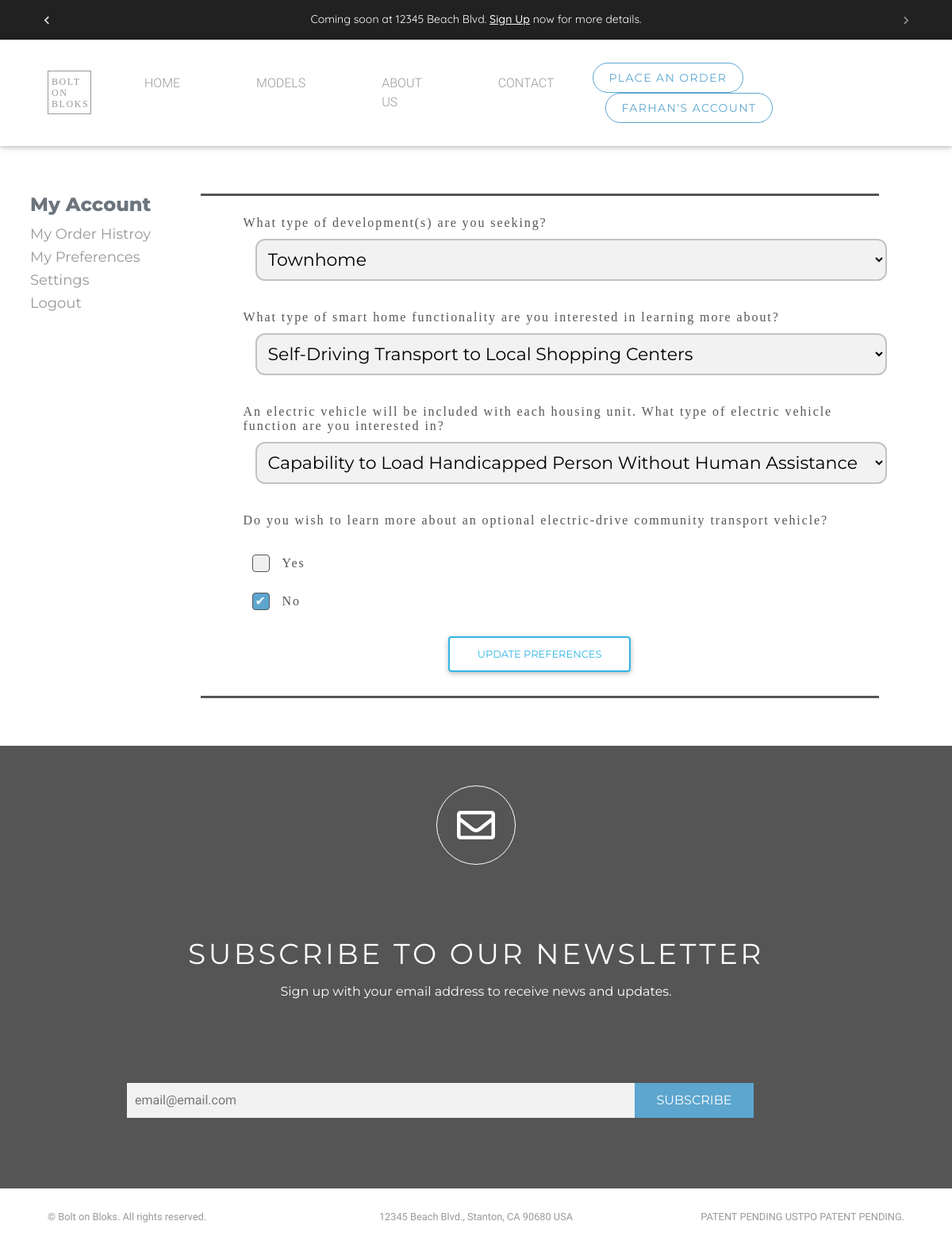
Page /preferences/ (signed in) on the earlier database version.
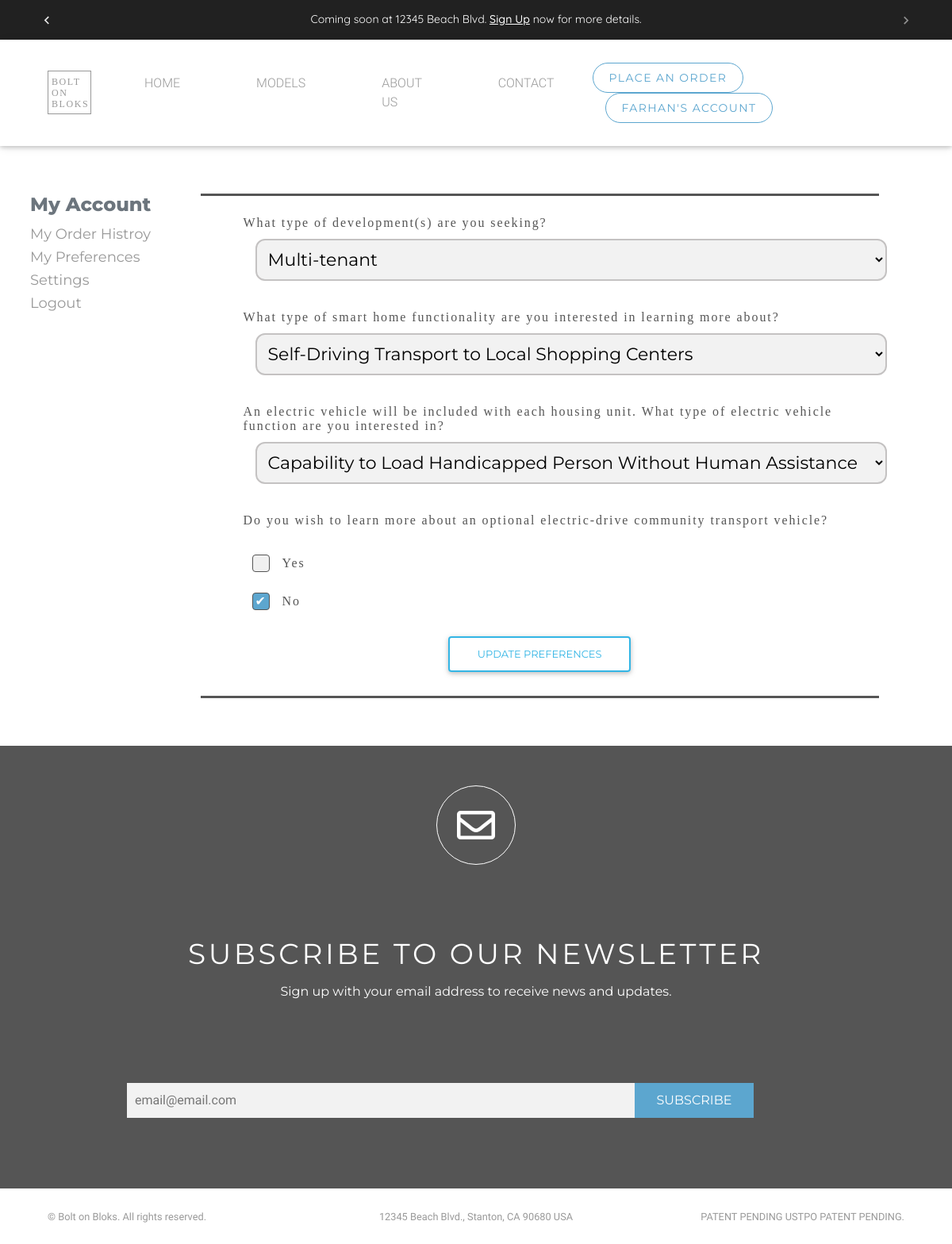
Same page on the later database version.
### users/models.py (models this page shows, shortened)
class User(AbstractUser):
    email = models.EmailField(verbose_name='email address',max_length=255,unique=True)
    username = models.CharField(verbose_name='Username',max_length=255,default=None, blank=True, null= True)
    USERNAME_FIELD = 'email'
    REQUIRED_FIELDS = ['username']

class UserPreferences(models.Model):
    YES_NO_CHOICES = (
        ('yes', 'Yes'),
        ('no', 'No')
    )
    Type_Of_Development = (
        ('select all','Select All'),
        ('Commercial','Commercial'),
        ('Mixed-use','Mixed-use'),
        ('Multi-tenant','Multi-tenant'),
        ('Condominium','Condominium'),
        ('Townhome','Townhome'),
        ('Man Camp','Man Camp'),
        ('Mobile Home Park','Mobile Home Park'),
        ('RV Park','RV Park'),
        ('Park Home (as defined by Housing and Urban Development)','Park Home (as defined by Housing and Urban Development)'),
        ('Other','Other'),
    )
    Type_Of_Smart_Home = (
    ('Automated Home Shopping and Delivery','Automated Home Shopping and Delivery'),
    ('Self-Driving Transport to Local Shopping Centers','Self-Driving Transport to Local Shopping Centers'),
    ('Self-Driving Transport to Local Medical Facilities','Self-Driving Transport to Local Medical Facilities'),
    )
    Type_Of_Electric_Vehicle_Function = (
        ('Standard','Standard'),
        ('Capability to Load Handicapped Person Without Human Assistance','Capability to Load Handicapped Person Without Human Assistance'),
    )
    user_obj = models.ForeignKey(SpecUser, on_delete=models.CASCADE)
    type_of_development = MultiSelectField("What type of development(s) are you seeking?",choices=Type_Of_Development, max_length=300)
    other_type_of_development = models.CharField(max_length=300, verbose_name="Other", blank=True, null=True)
    type_of_smart_home = MultiSelectField("What type of smart home functionality are you interested in learning more about? ",choices=Type_Of_Smart_Home, max_length=300)
    type_of_electric_vehicle_function = MultiSelectField("An electric vehicle will be included with each housing unit. What type of electric vehicle function are you interested in?",choices=Type_Of_Electric_Vehicle_Function, max_length=300)
    learn_about_electric_drive = models.CharField("Do you wish to learn more about an optional electric-drive community transport vehicle?",choices=YES_NO_CHOICES, max_length=100)
    class Meta:
        verbose_name = 'UserPreference'
        verbose_name_plural = 'UserPreferences'

### users/views.py (the view)
# urls.py: path('preferences/', update_preferences, name="my-pref"),
@login_required()
def update_preferences(request):
    form = UserPreferencesForm(request.POST or None, instance=UserPreferences.objects.get(user_obj=request.user))
    if form.is_valid():
        form.save()
        return redirect('my-pref')
    return render(request, "users/user_preference.html", {"form": form})

### users/forms.py
class EmailListForm(forms.ModelForm):
    class Meta:
        model = EmailList
        fields = ['email']
    def __init__(self, *args, **kwargs):
        super(EmailListForm, self).__init__(*args, **kwargs)
        self.fields['email'].widget.attrs.update({
            'placeholder': 'email@email.com',
            "class":"news-input",
        })

class UserPreferencesForm(forms.ModelForm):
    class Meta:
        model = UserPreferences
        fields = ("type_of_development","other_type_of_development","type_of_smart_home","type_of_electric_vehicle_function","learn_about_electric_drive",)
        widgets = {
            'learn_about_electric_drive' : forms.RadioSelect(),}

### users/context_processor.py (called while the page is built)
def email_form(request):
    form = EmailListForm()
    return {"subscribe_form":form}

### users/templates/users/user_preference.html (shortened to what this page needs)
{% extends "users/base.html" %}
{% load crispy_forms_tags %}
{% load static %}
{% block custom_css %}
      <link type="text/css" rel="stylesheet" href="{% static 'users/custom/sign_up.css' %}" />
{% endblock %}
{% block content%}
<div class="container custom_font2">
    <div class="row">
      {% include 'signup/side_nav.html' %}
       <div class="col-md-9 col-sm-12 bg-white top_border bottom_border m-auto p-0">
         <form method="POST" class="checkbox-containers custom_input ml-0 mr-0" >
          {% for field in form %}
             {% if field == form.learn_about_electric_drive %}
                <div id="div_id_{{field.name}}" class="ml-4 radio_ul checkbox-container" style="display: block;">
                    <label class="label" style="margin-left: -10px;" for="{{field.id_for_label}}">{{field.label}}</label>
                    {{field}}
                </div>
             {% elif field == form.type_of_electric_vehicle_function or field == form.type_of_smart_home or field == form.type_of_development%}
                <div id="div_id_{{field.name}}" class="ml-4 check_ul checkbox-container" style="display: block;">
                    <label style="margin-left: -10px;" for="{{field.id_for_label}}" class="label" data-error="wrong"
                        data-success="right">{{field.label}}
                    </label>
                    {{field}}
                </div>
             {% endif %}
          {% endfor %}
            <div class="text-center mb-4">
              <button type="submit" class="btn btn-outline-info rounded">Update Preferences</button>
            </div>
         </form>
      </div>
    </div>
</div>
{% endblock%}

### users/templates/users/base.html (shortened to what this page needs)
{% load static %}
<!DOCTYPE html>
<html lang="en">
<head>
	<link rel="stylesheet" href="https://use.fontawesome.com/releases/v5.7.2/css/all.css"
>
	<link type="text/css" rel="stylesheet" href="{% static 'users/new_custom/vendor/bootstrap/css/bootstrap.min.css' %}" />
	<link type="text/css" rel="stylesheet" href="{% static 'users/new_custom/css/slick.css' %}" />
	<link type="text/css" rel="stylesheet" href="{% static 'users/new_custom/css/slick-theme.css' %}" />
	<link type="text/css" rel="stylesheet" href="{% static 'users/custom/custom.css' %}" />
	<link type="text/css" rel="stylesheet" href="{% static 'users/new_custom/css/custom.css' %}" />
	<link type="text/css" rel="stylesheet" href="{% static 'users/new_custom/css/style.css' %}" />
	<link type="text/css" rel="stylesheet" href="{% static 'users/fonts/stylesheet.css' %}" />
   {% block custom_css %}
   {% endblock %}
	<link href="{% static 'MBD/css/mdb.min.css' %}" rel="stylesheet">
</head>
<body>
	<div class="container-fluid bg-dark">
		<div class="row">
			<div class="col-md-12 col-sm-12 add-bar">
				<div id="carouselExampleControls" class="carousel slide" data-ride="carousel">
					<div class="carousel-inner quicksand-font">
						  <div class="carousel-item active">
								<p class="top-add">Coming soon at 12345 Beach Blvd. <a href="#id_subscribe">Sign Up</a> now for more details. </p>
						  </div>
					</div>
						<a id="add-bar-control-prev" class="carousel-control-prev" href="#carouselExampleControls" role="button" data-slide="prev">
						  <span id="#add-bar-control-prev-icon" class="carousel-control-prev-icon" aria-hidden="true"></span>
						</a>
						<a id="add-bar-control-next" class="carousel-control-next" href="#carouselExampleControls" role="button" data-slide="next">
						  <span id="#add-bar-control-next-icon" class="carousel-control-next-icon" aria-hidden="true"></span>
						</a>
				</div>
			</div>
		</div>
	</div>
  <nav class="navbar navbar-expand-lg navbar-dark navbar-custom">
    <div class="container-fluid">
      <a class="navbar-brand" href="#">BOLT ON BLOKS</a>
      <div class="collapse navbar-collapse" id="navbarResponsive">
        <ul class="navbar-nav mr-auto">
          <li class="nav-item active">
            <a class="nav-link" href="{% url 'home' %}">HOME</a>
          </li>
          <li class="nav-item">
            <a class="nav-link" href="{% url 'models' %}">MODELS</a>
          </li>
          <li class="nav-item">
            <a class="nav-link" href="#">ABOUT US</a>
          </li>
          <li class="nav-item">
            <a class="nav-link" href="{% url 'contact-us' %}">CONTACT</a>
          </li>
        </ul>
        <div class="form-inline my-2 my-lg-0">
            <a class="no-btn" href="{% url 'order-form' %}">PLACE AN ORDER</a>
           {% if request.user.is_authenticated %}
               <a class="no-btn ml-3" href="{% url 'user-profile' %}">
                  {% if request.user.first_name %}
                     {{ request.user.first_name }}'s
                  {% elif request.user.last_name %}
                     {{ request.user.last_name }}'s
                  {% endif %}
                  Account</a>
           {% endif %}
        </div>
      </div>
    </nav>
	<div class="md-padding">
		{% block  content %}
		{% endblock %}
	</div>
   <div class="container-fluid">
      <div class="row">
        <div class="col-md-12">
         <form  class="no-margin" method="POST" action="{% url 'home' %}">
            <div class="row news-letter txt-center">
            <div class="icon-div">
              <i class="far fa-envelope icon-env"></i>
            </div>
            <div class="col-md-12">
              <p class="subsribe-us-txt">SUBSCRIBE TO OUR NEWSLETTER</p>
              <p class="sign-up-txt">Sign up with your email address to receive news and updates.</p>
            </div>
            <div class="col-md-8 sub-input-parent">
               {{subscribe_form.email}}
            </div>
            <div class="col-md-4 sub-btn-parent">
              <button class="subsribe-btn">SUBSCRIBE</button>
            </div>
            </div>
         </form>
        </div>
      </div>
   </div>
   <footer>
      <div class="container-fluid">
         <div class="row">
             <div class="col-lg-4"><p class="m-0 text-left small">&copy; Bolt on Bloks. All rights reserved.</p></div>
             <div class="col-lg-4"><p class="m-0 text-center small">12345 Beach Blvd., Stanton, CA 90680 USA</p></div>
             <div class="col-lg-4"><p class="m-0 text-right small">PATENT PENDING USTPO PATENT PENDING.</p></div>
         </div>
      </div>
   </footer>
</body>
</html>

### users/templates/signup/side_nav.html
<div class="md-3">
   <h4 class="text-muted ml-2">My Account</h4>
   <ul class="text-muted pl-2 side-nav" style="font-weight: 500">
       <li><a href="{% url 'my-orders' %}">My Order Histroy</a></li>
       <li><a href="{% url 'my-pref' %}">My Preferences</a></li>
       <li><a href="{% url 'user-profile' %}">Settings</a></li>
       <li><a href="/logout" >Logout</a></li>
   </ul>
</div>

### static/users/custom/custom.css (style rules this page uses)
html { scroll-behavior: smooth; font-family: 'Quicksand', sans-serif !important; }
.quicksand-font { font-family: 'Quicksand', sans-serif !important; }
form { margin-left: 100px !important; margin-right: 100px !important; }
.md-padding { margin-top: 5% !important; margin-bottom: 5% !important; }
.radio_ul ul { list-style: none; }
.container ul { list-style: none; margin: 0; padding: 0; overflow: auto; }
.top-add { padding-top: 14px; text-align: center; color: white; font-weight: 400; }
.add-bar { font-size: .88em; height: 50px; }
.top-add a { color: white !important; font-weight: 500; text-decoration: underline; }
#add-bar-control-prev { position: absolute; left: -15px; width: 10%; }
#add-bar-control-next { position: absolute; right: -15px; width: 10%; }
.no-margin { margin-left: 0px !important; margin-right: 0px !important; }
.checkbox_checked { border-color: #1A78F2 !important; color: #1A78F2; }
.custom_input input, select { padding: 10px; border-radius: 12px; width: 100%; background-color: #f2f2f2; border: 2px solid #c4c2c2; margin-left: 10px; }
.custom_input label { margin: 6px; padding: 5px; margin-top: 20px; font-family: Franklin Gothic Book; font-style: normal; font-weight: normal; font-size: 16px; line-height: 18px; letter-spacing: 0.12em; color: #555555; }
.side-nav { font-weight: 500; }
.side-nav li { padding: 4px 0 3px 0; }
.side-nav li a { color: #999999 !important; padding: 3px 0 3px 0; font-family: Montserrat; font-style: normal; font-weight: normal; font-size: 18px; line-height: 22px; text-align: center; }
.custom_font2 { font-family: Montserrat; font-style: normal; font-weight: normal; font-size: 18px; line-height: 22px; }
.top_border { border-top: 3px solid #555555; }
.bottom_border { border-bottom: 3px solid #555555; }

### static/users/new_custom/css/custom.css (style rules this page uses)
body { font-family: 'Montserrat', sans-serif; }
h1, h2, h3, h4, h5, h6 { font-family: 'Montserrat', sans-serif; font-weight: 800!important }
.navbar-custom { padding-top: 1.8rem; padding-bottom: 1.8rem; background-color: rgba(255, 255, 255, 1) }
.navbar-custom .navbar-brand { text-transform: uppercase; font-size: 1rem; letter-spacing: .1rem; font-weight: 700;font-family: Hoefler Text; font-style: normal; font-weight: normal; font-size: 12px; line-height: 14px; color: #999; width: 55px; height: 55px; border: 1px solid #999; white-space: initial; padding: 6px 4px; }
.navbar-dark .navbar-nav .nav-link { color: #999 !important; }
.no-btn { text-transform: uppercase; background-color:#fff; border:1px solid #5CA6CF; color: #5CA6CF;border-radius: 25px; font-family: Montserrat; font-style: normal; font-weight: normal; font-size: 14px; line-height: 22px; text-align: center; letter-spacing: 0.1em; padding: 7px 20px; }
.navbar-dark .navbar-nav .active>.nav-link, .navbar-dark .navbar-nav .nav-link.active, .navbar-dark .navbar-nav .nav-link.show, .navbar-dark .navbar-nav .show>.nav-link,.navbar-dark .navbar-nav .nav-link:focus, .navbar-dark .navbar-nav .nav-link:hover { color: #999; }
@media (min-width: 992px) { .navbar-expand-lg .navbar-nav .nav-link { padding-right: 3rem; padding-left: 3rem; } }
footer { padding-bottom: 1.6rem!important;padding-top: 1.6rem!important; }
footer p { color: #999; }
@media (min-width:768px) { footer,.navbar-custom { padding-right: 45px; padding-left: 45px; } }

### static/users/new_custom/css/style.css (style rules this page uses)
.news-letter { background: linear-gradient(0deg, #555555, #555555), #FFFFFF; height: 558px; }
.txt-center { text-align: center; }
.icon-div { height: 100px; width: 100px; border-radius: 50px; border: 1px solid #FFFFFF; margin-right: auto; margin-left: auto; margin-top: 50px; }
.icon-env { font-size: 48px; padding-top: 25px; color: #FFFFFF; }
.subsribe-us-txt { font-family: Montserrat; font-style: normal; font-weight: normal; font-size: 36px; line-height: 44px; text-align: center; letter-spacing: 0.1em; color: #FFFFFF; }
.sign-up-txt { font-family: Montserrat; font-style: normal; font-weight: normal; font-size: 16px; line-height: 20px; text-align: center; color: #FFFFFF; }
.news-input { width: 80%; padding: 10px; background: #F2F2F2; border: none; }
.subsribe-btn { font-family: Montserrat; text-transform: capitalize; padding: 10px; background: #5ca6cf; width: 150px; border-color: #5ca6cf; color: #FFFFFF; border: none; }
.sub-btn-parent { text-align: left; padding: 0 !important; }
.sub-input-parent { text-align: right; padding: 0 !important; }

Differences in the rows shown:
changed UserPreferences "Yes No": type_of_development "Townhome" → "Multi-tenant"
